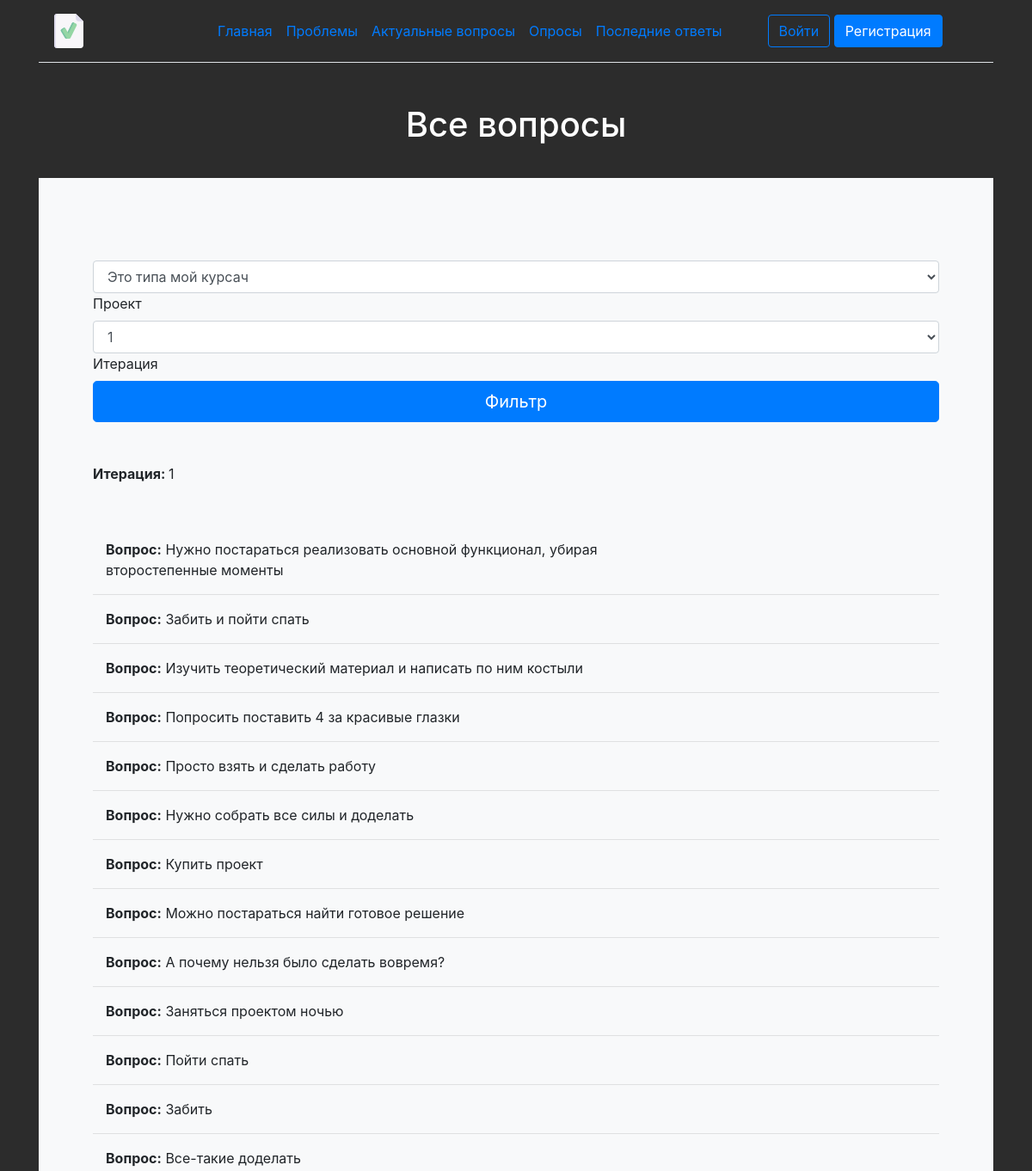
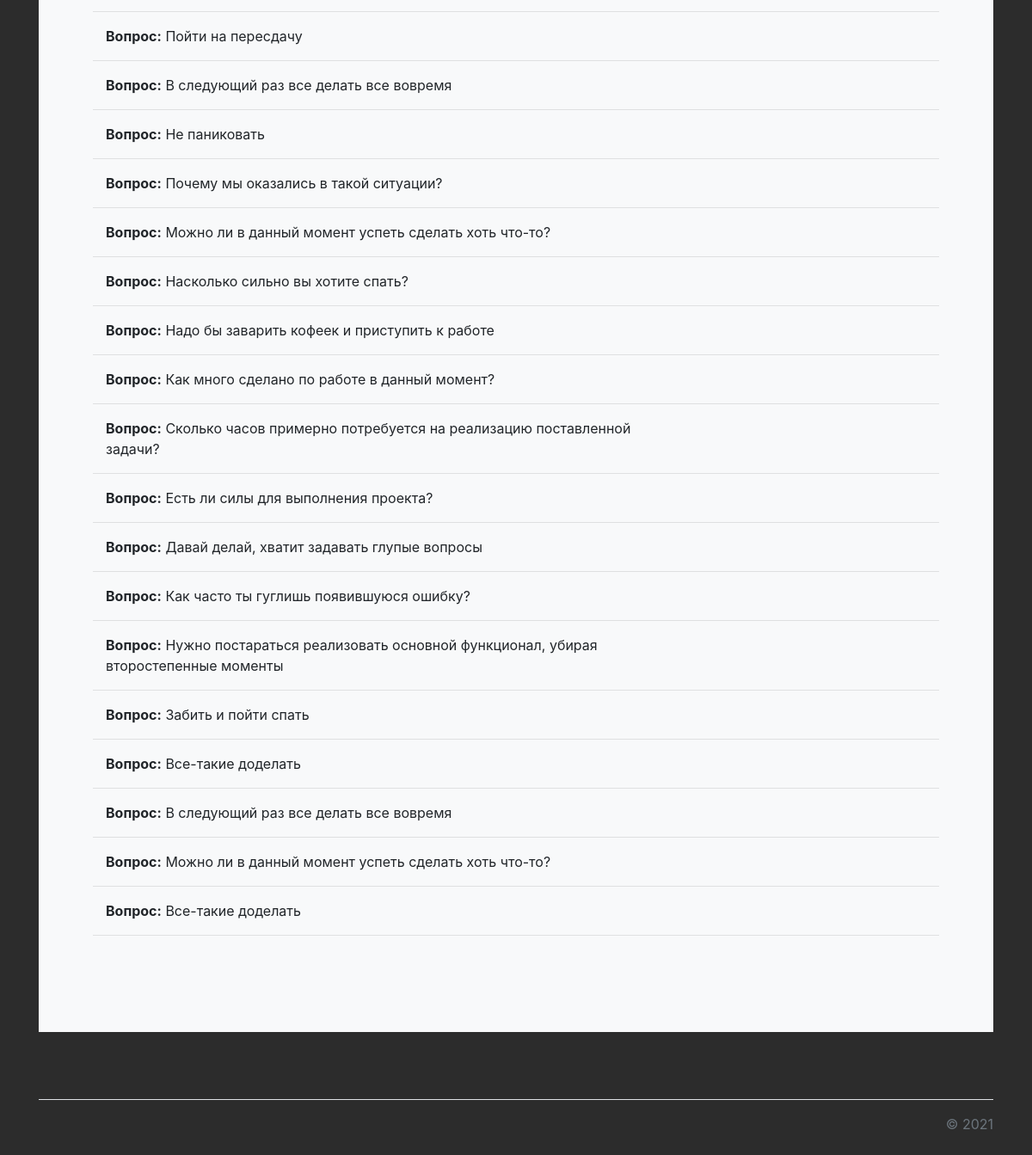
Screenshot of /projects/all_questions with the database file from the repository (2 pictures, top to bottom).
### projects/models.py (models this page shows)
class Question(models.Model):
    title = models.CharField('Вопрос', max_length=250)
    project = models.ForeignKey(Project, on_delete=models.CASCADE, null=True)
    iter = models.IntegerField('Номер итерации', null=True, default=1)
    class Meta:
        verbose_name = 'Вопрос'
        verbose_name_plural = 'Вопросы'
    def __str__(self):
        return self.title

### projects/views.py (the view, shortened to what this page needs)
# urls.py: path('all_questions', views.allQuestions, name='all_questions'),
def allQuestions(request):
    questions = Questions.objects.all()
    question = Question.objects.all()
    iter = len(Questions.objects.all()) / 5
    for item in questions:
        question1 = Question(title=item.question1, project=item.project, iter = iter)
        if not question.filter(title=question1.title).exists():
            question1.save()
        question2 = Question(title=item.question2, project=item.project, iter = iter)
        if not question.filter(title=question2.title).exists():
            question2.save()
        question3 = Question(title=item.question3, project=item.project, iter = iter)
        if not question.filter(title=question3.title).exists():
            question3.save()
        question4 = Question(title=item.question4, project=item.project, iter = iter)
        if not question.filter(title=question4.title).exists():
            question4.save()
        question5 = Question(title=item.question5, project=item.project, iter = iter)
        if not question.filter(title=question5.title).exists():
            question5.save()
    data = {
        'questions': question,
        'projects': Project.objects.all(),
        'iter': int(iter)
    }
    return render(request, 'projects/all_questions.html', data)

### projects/models.py (called while the page is built)
    def __str__(self):
        return self.title

### projects/templates/projects/all_questions.html (shortened to what this page needs)
{% extends 'main/layout.html' %}
{% block content %}
<div class="main-content">
    <div class="custom-h1">
        <h1>Все вопросы</h1>
    </div>
    <div class="p-5 mb-4 bg-light rounded-3">
        <div class="container-fluid py-5">
            <form method="POST">
                <div class="form-floating">
                    <select class="form-control" id="floatingInput" name='project'>
                        {% for item in projects %}
                        <option> {{ item }} </option>
                        {% endfor %}
                    </select>
                    <label for="floatingInput">Проект</label>
                </div>
                <div class="form-floating">
                    <select class="form-control" id="floatingInput" name='iter'>
                        <option>1</option>
                    </select>
                    <label for="floatingInput">Итерация</label>
                </div>
                <button class="w-100 btn btn-lg btn-primary" type="submit">Фильтр</button>
            </form>
        </div>
        <p class="col-md-8 fs-4"><b>Итерация: </b>{{ iter }}</p>
        <div class="container-fluid py-5">
            {% for item in questions %}
            <p class="col-md-8 fs-4"><b>Вопрос:</b> {{ item }}</p><hr>
            {% endfor %}
        </div>
    </div>
</div>
{% endblock %}

### main/static/main/css/main.css (style rules this page uses)
body { background: #2c2c2c; }
main .custom-h1 h1 { color: #fff; text-align: center; padding-bottom: 30px; }
main .main-content { padding-bottom: 30px; }
select { width: 200px; height: 150px; }

### rows the page displays
Question: title "Нужно постараться реализовать основной функционал, убирая второстепенные моменты"
Question: title "Забить и пойти спать"
Question: title "Изучить теоретический материал и написать по ним костыли"
Question: title "Попросить поставить 4 за красивые глазки"
Question: title "Просто взять и сделать работу"
Question: title "Нужно собрать все силы и доделать"
Question: title "Купить проект"
Question: title "Можно постараться найти готовое решение"
Question: title "А почему нельзя было сделать вовремя?"
Question: title "Заняться проектом ночью"
Question: title "Пойти спать"
Question: title "Забить"
Question: title "Все-такие доделать"
Question: title "Пойти на пересдачу"
Question: title "В следующий раз все делать все вовремя"
Question: title "Не паниковать"
Question: title "Почему мы оказались в такой ситуации?"
Question: title "Можно ли в данный момент успеть сделать хоть что-то?"
Question: title "Насколько сильно вы хотите спать?"
Question: title "Надо бы заварить кофеек и приступить к работе"
Question: title "Как много сделано по работе в данный момент?"
Question: title "Сколько часов примерно потребуется на реализацию поставленной задачи?"
Question: title "Есть ли силы для выполнения проекта?"
Question: title "Давай делай, хватит задавать глупые вопросы"
Question: title "Как часто ты гуглишь появившуюся ошибку?"
Question: title "Нужно постараться реализовать основной функционал, убирая второстепенные моменты"
Question: title "Забить и пойти спать"
Question: title "Все-такие доделать"
Question: title "В следующий раз все делать все вовремя"
Question: title "Можно ли в данный момент успеть сделать хоть что-то?"
Question: title "Все-такие доделать"

### other values shown
{{ iter }} "1"
form field project "Это типа мой курсач"
